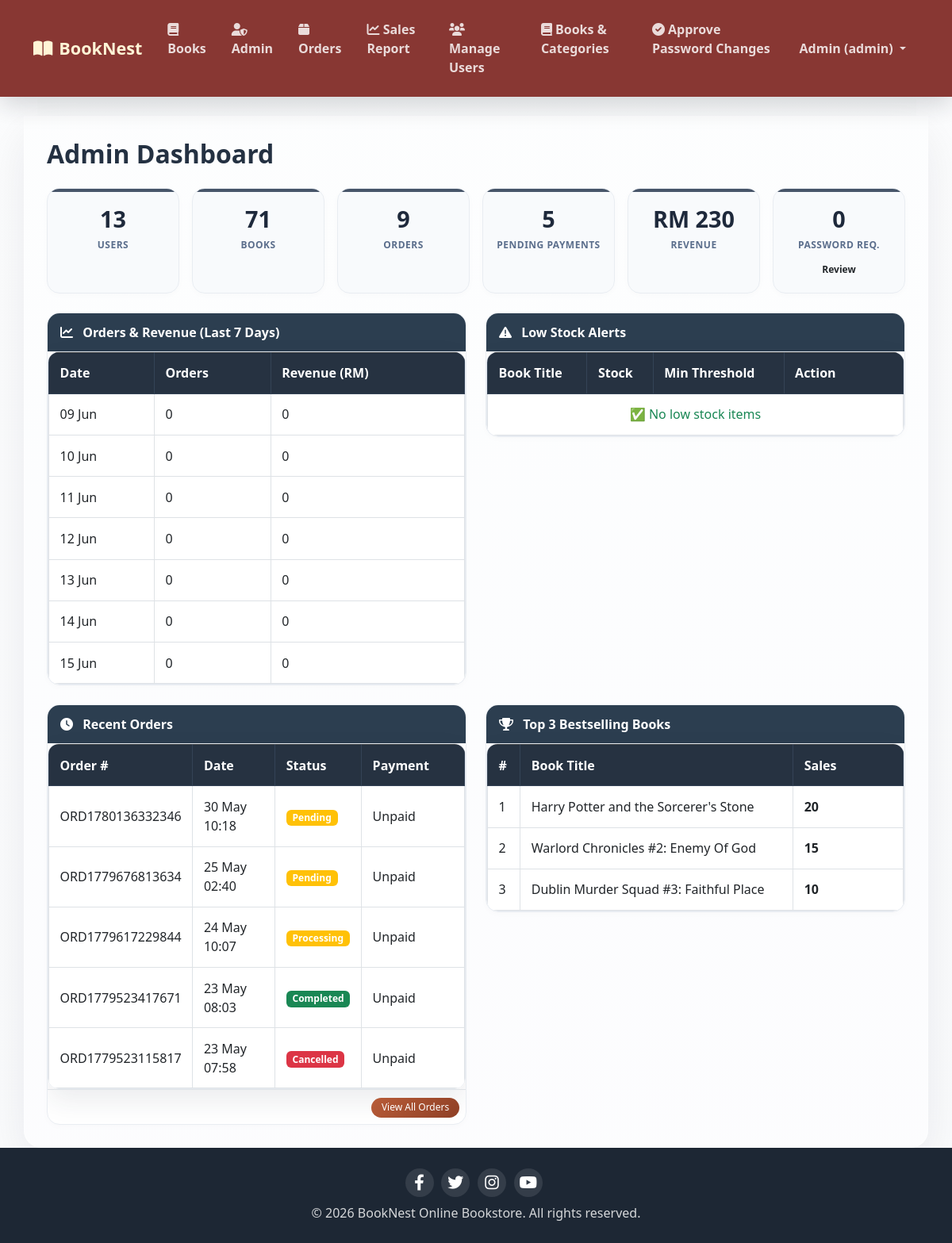
Page /Admin/mainPage.php (signed in) on the committed database.
### tables this page shows
CREATE TABLE `orders` (
  `id` int(10) UNSIGNED NOT NULL,
  `user_id` int(10) UNSIGNED NOT NULL,
  `order_number` varchar(50) NOT NULL,
  `total_amount` decimal(10,2) NOT NULL,
  `status` enum('pending','paid','processing','shipped','completed','cancelled') NOT NULL DEFAULT 'pending',
  `payment_status` enum('unpaid','paid') NOT NULL DEFAULT 'unpaid',
  `payment_proof` varchar(255) DEFAULT NULL,
  `order_date` timestamp NOT NULL DEFAULT current_timestamp(),
  `discount_amount` decimal(10,2) DEFAULT 0.00,
  `voucher_code` varchar(50) DEFAULT NULL,
  `cancel_requested` tinyint(1) DEFAULT 0,
  `shipped_date` datetime DEFAULT NULL,
  `cancellation_reason` text DEFAULT NULL
);

CREATE TABLE `books` (
  `id` int(10) UNSIGNED NOT NULL,
  `title` varchar(255) NOT NULL,
  `author` varchar(150) NOT NULL,
  `description` text DEFAULT NULL,
  `category` varchar(100) DEFAULT NULL,
  `price` decimal(10,2) NOT NULL,
  `stock` int(11) NOT NULL DEFAULT 0,
  `image` varchar(255) NOT NULL DEFAULT 'default.jpg',
  `rating_avg` decimal(3,2) NOT NULL DEFAULT 0.00,
  `rating_count` int(11) NOT NULL DEFAULT 0,
  `created_at` timestamp NOT NULL DEFAULT current_timestamp(),
  `sales` int(11) NOT NULL DEFAULT 0,
  `min_stock` int(11) DEFAULT 5
);

### Admin/mainPage.php (the view, shortened to what this page needs)
<?php
include '../Customize&Database/header.php';
$totalUsers = $pdo->query("SELECT COUNT(*) FROM users")->fetchColumn();
$totalBooks = $pdo->query("SELECT COUNT(*) FROM books")->fetchColumn();
$totalOrders = $pdo->query("SELECT COUNT(*) FROM orders")->fetchColumn();
$pendingPayments = $pdo->query("SELECT COUNT(*) FROM orders WHERE payment_status = 'unpaid'")->fetchColumn();
$revenue = $pdo->query("SELECT SUM(total_amount) FROM orders WHERE payment_status = 'paid'")->fetchColumn();
$recentOrders = $pdo->query("
    SELECT order_number, status, payment_status, order_date
    FROM orders
    ORDER BY order_date DESC
    LIMIT 5
")->fetchAll();
$lowStockBooks = $pdo->query("
    SELECT id, title, stock, min_stock
    FROM books
    WHERE stock <= min_stock
    ORDER BY stock ASC
    LIMIT 5
")->fetchAll();
$topBooks = $pdo->query("
    SELECT title, sales
    FROM books
    ORDER BY sales DESC
    LIMIT 3
")->fetchAll();
$pendingPasswordRequests = $pdo->query("
    SELECT COUNT(*) FROM password_change_requests WHERE status = 'pending'
")->fetchColumn();
?>
<div class="container-fluid px-0">
    <h2 class="mb-4">Admin Dashboard</h2>
    <div class="row g-3 mb-4">
        <div class="col-md-4 col-lg-2">
            <div class="stat-card">
                <div class="stat-number"><?= number_format($totalUsers) ?></div>
                <div class="stat-label">Users</div>
            </div>
        </div>
        <div class="col-md-4 col-lg-2">
            <div class="stat-card">
                <div class="stat-number"><?= number_format($totalBooks) ?></div>
                <div class="stat-label">Books</div>
            </div>
        </div>
        <div class="col-md-4 col-lg-2">
            <div class="stat-card">
                <div class="stat-number"><?= number_format($totalOrders) ?></div>
                <div class="stat-label">Orders</div>
            </div>
        </div>
        <div class="col-md-4 col-lg-2">
            <div class="stat-card">
                <div class="stat-number"><?= number_format($pendingPayments) ?></div>
                <div class="stat-label">Pending Payments</div>
            </div>
        </div>
        <div class="col-md-4 col-lg-2">
            <div class="stat-card">
                <div class="stat-number">RM <?= number_format($revenue, 0) ?></div>
                <div class="stat-label">Revenue</div>
            </div>
        </div>
        <div class="col-md-4 col-lg-2">
            <div class="stat-card">
                <div class="stat-number"><?= number_format($pendingPasswordRequests) ?></div>
                <div class="stat-label">Password Req.</div>
                <a href="approve_password_changes.php" class="btn btn-sm-outline mt-2">Review</a>
            </div>
        </div>
    </div>
    <div class="row g-4 mb-4">
        <div class="col-md-6">
            <div class="card-custom">
                <div class="card-header-custom">
                    <i class="fas fa-chart-line me-2"></i> Orders & Revenue (Last 7 Days)
                </div>
                <div class="table-responsive">
                    <table class="table table-bordered table-custom mb-0">
                        <thead class="table-dark">
                            <tr><th>Date</th><th>Orders</th><th>Revenue (RM)</th></tr>
                        </thead>
                        <tbody>
                        <?php
                            $dateMap = [];
                            for ($i = 6; $i >= 0; $i--):
                                $date = date('Y-m-d', strtotime("-$i days"));
                                $displayDate = date('d M', strtotime($date));
                                $count = $dateMap[$date]['count'] ?? 0;
                                $rev = $dateMap[$date]['revenue'] ?? 0;
                        ?>
                            <tr>
                                <td><?= $displayDate ?></td>
                                <td><?= $count ?></td>
                                <td><?= number_format($rev, 0) ?></td>
                            </tr>
                        <?php endfor; ?>
                        </tbody>
                    </table>
                </div>
            </div>
        </div>
        <div class="col-md-6">
            <div class="card-custom">
                <div class="card-header-custom">
                    <i class="fas fa-exclamation-triangle me-2"></i> Low Stock Alerts
                </div>
                <div class="table-responsive">
                    <table class="table table-bordered table-custom mb-0">
                        <thead class="table-dark">
                            <tr><th>Book Title</th><th>Stock</th><th>Min Threshold</th><th>Action</th></tr>
                        </thead>
                        <tbody>
                        <?php if (empty($lowStockBooks)): ?>
                            <tr><td colspan="4" class="text-center text-success">✅ No low stock items</div></tr>
                        <?php else: foreach ($lowStockBooks as $book): ?>
                            <tr class="table-warning">
                                <td><?= htmlspecialchars($book['title']) ?></div>
                                <td class="fw-bold text-danger"><?= $book['stock'] ?></div>
                                <td><?= $book['min_stock'] ?></div>
                                <td>
                                    <a href="manageBook.php?restock=<?= $book['id'] ?>" class="btn-sm-restock">
                                        <i class="fas fa-boxes"></i> Restock
                                    </a>
                                </div>
                            </tr>
                        <?php endforeach; endif; ?>
                </div>
            </div>
        </div>
    </div>
    <div class="row g-4">
        <div class="col-md-6">
            <div class="card-custom">
                <div class="card-header-custom">
                    <i class="fas fa-clock me-2"></i> Recent Orders
                </div>
                <div class="table-responsive">
                    <table class="table table-bordered table-custom mb-0">
                        <thead class="table-dark">
                            <tr><th>Order #</th><th>Date</th><th>Status</th><th>Payment</th></tr>
                        </thead>
                        <tbody>
                        <?php if (empty($recentOrders)): ?>
                            <tr><td colspan="4" class="text-center">No orders</div></tr>
                        <?php else: foreach ($recentOrders as $order): ?>
                            <tr>
                                <td><?= htmlspecialchars($order['order_number']) ?></div>
                                <td><?= date('d M H:i', strtotime($order['order_date'])) ?></div>
                                <td>
                                    <span class="badge bg-<?= $order['status'] == 'completed' ? 'success' : ($order['status'] == 'cancelled' ? 'danger' : 'warning') ?>">
                                        <?= ucfirst($order['status']) ?>
                                    </span>
                                  </div>
                                <td><?= ucfirst($order['payment_status']) ?></div>
                            </tr>
                        <?php endforeach; endif; ?>
                <div class="p-2 text-end border-top">
                    <a href="manageOrder.php" class="btn-sm-primary">View All Orders</a>
                </div>
        <div class="col-md-6">
            <div class="card-custom">
                <div class="card-header-custom">
                    <i class="fas fa-trophy me-2"></i> Top 3 Bestselling Books
                </div>
                <div class="table-responsive">
                    <table class="table table-bordered table-custom mb-0">
                        <thead class="table-dark">
                            <tr><th>#</th><th>Book Title</th><th>Sales</th></tr>
                        </thead>
                        <tbody>
                        <?php if (empty($topBooks)): ?>
                            <tr><td colspan="3" class="text-center">No sales data</div></tr>
                        <?php else: $rank = 1; foreach ($topBooks as $book): ?>
                            <tr>
                                <td><?= $rank++ ?></div>
                                <td><?= htmlspecialchars($book['title']) ?></div>
                                <td class="fw-semibold"><?= number_format($book['sales']) ?></div>
                            </tr>
                        <?php endforeach; endif; ?>
<?php include '../Customize&Database/footer.php'; ?>

### Customize&Database/design.css (style rules this page uses)
html, body { min-height: 100%; margin: 0; padding: 0; }
body { background: linear-gradient(180deg, rgba(246, 248, 251, 0.35), rgba(246, 248, 251, 0.55)), url('/finalproject/booknestonlinebookstoresystem/Image/background6.jpg'); background-size: cover; background-position: center center; background-repeat: no-repeat; background-attachment: fixed; color: var(--bn-ink); display: flex; flex-direction: column; font-family: "Segoe UI", Arial, sans-serif; min-height: 100vh; }
body, p, .description, .card-text { color: var(--bn-ink); font-weight: 400; }
h1, h2, h3, h4, h5, .navbar-brand { letter-spacing: 0; }
h2, h3 { color: var(--bn-ink); font-weight: 800; margin-bottom: 1rem; }
.btn { border-radius: 12px; font-weight: 700; }
.badge { letter-spacing: 0; }
.table-responsive { background: rgba(255, 255, 255, 0.94); border: 1px solid var(--bn-line); border-radius: var(--bn-radius); box-shadow: 0 14px 34px rgba(36, 49, 66, 0.09); overflow: auto; }
.table { margin-bottom: 0; vertical-align: middle; }
.table > :not(caption) > * > * { padding: 0.85rem; }
.table thead th, .table-dark th { background: #263241 !important; border-color: #344356 !important; color: #ffffff; font-weight: 700; white-space: nowrap; }
.table th:last-child, .table td:last-child { min-width: 130px; }

### Admin/mainPage.php (style rules this page uses)
.stat-card { background: #f8fafc; border-radius: 16px; padding: 1rem; text-align: center; transition: all 0.2s ease; height: 100%; border: 1px solid #e9edf2; position: relative; overflow: hidden; box-shadow: 0 2px 8px rgba(0,0,0,0.02); }
.stat-card::before { content: ''; position: absolute; top: 0; left: 0; width: 100%; height: 4px; background: #475569; }
.stat-number { font-size: 1.8rem; font-weight: 700; color: #1e293b; margin-bottom: 0.2rem; }
.stat-label { font-size: 0.75rem; font-weight: 600; color: #5b6e8c; text-transform: uppercase; letter-spacing: 0.5px; }
.card-custom { background: #ffffff; border: 1px solid #e9edf2; border-radius: 16px; box-shadow: 0 2px 8px rgba(0,0,0,0.02); overflow: hidden; }
.card-header-custom { background: #2c3e50; color: white; padding: 0.75rem 1rem; font-weight: 600; }
.table-custom { margin-bottom: 0; background: #ffffff; }
.table-custom th { background: #f8fafc; border-bottom: 1px solid #e9edf2; color: #1e293b; font-weight: 600; }
.table-dark th { background-color: #2c3e50 !important; color: white; }
.btn-sm-outline { border-radius: 30px; padding: 0.2rem 0.8rem; font-size: 0.75rem; }
.btn-sm-primary { border-radius: 30px; padding: 0.2rem 0.8rem; font-size: 0.75rem; background: linear-gradient(135deg, #b85c38, #8f3f25); border: none; color: white; text-decoration: none; display: inline-block; }

### rows in the picture
orders: order_number "ORD1780136332346", order_date "30 May 10:18", status "Pending", payment_status "Unpaid"
orders: order_number "ORD1779676813634", order_date "25 May 02:40", status "Pending", payment_status "Unpaid"
orders: order_number "ORD1779617229844", order_date "24 May 10:07", status "Processing", payment_status "Unpaid"
orders: order_number "ORD1779523417671", order_date "23 May 08:03", status "Completed", payment_status "Unpaid"
orders: order_number "ORD1779523115817", order_date "23 May 07:58", status "Cancelled", payment_status "Unpaid"
books: title "Harry Potter and the Sorcerer's Stone", sales "20"
books: title "Warlord Chronicles #2: Enemy Of God", sales "15"
books: title "Dublin Murder Squad #3: Faithful Place", sales "10"

### other values in the picture
$_SESSION['user_name'] "Admin"
$_SESSION['user_role'] "admin"
$totalUsers "13"
$totalBooks "71"
$totalOrders "9"
$pendingPayments "5"
$revenue "230"
$pendingPasswordRequests "0"
$displayDate "09 Jun"
$count "0"
$rev "0"
$displayDate "10 Jun"
$displayDate "11 Jun"
$displayDate "12 Jun"
$displayDate "13 Jun"
